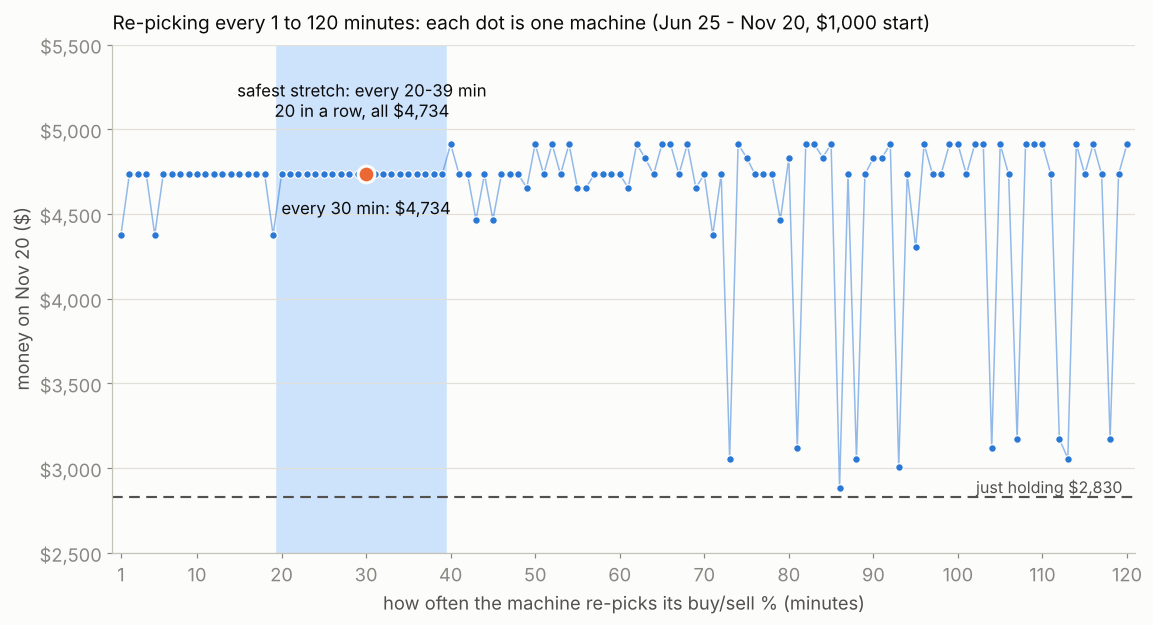

Generate this figure with Python:
#!/usr/bin/env python3
"""Graph the 1-120 minute re-pick results from data/machine_speed.csv (run machine_speed.py first)."""
import pandas as pd, numpy as np, matplotlib
matplotlib.use("Agg"); import matplotlib.pyplot as plt
d=pd.read_csv("data/machine_speed.csv").set_index("repick_every_minutes")["final_$"].loc[1:120]
surface, ink, ink2, muted, gridc, blue = "#fcfcfb","#0b0b0b","#52514e","#898781","#e1e0d9","#2a78d6"
plt.rcParams.update({"font.size":12,"text.color":ink,"axes.labelcolor":ink2,"xtick.color":muted,"ytick.color":muted,"axes.edgecolor":"#c3c2b7"})
fig,ax=plt.subplots(figsize=(12,6),facecolor=surface); ax.set_facecolor(surface)
ax.axvspan(19.5,39.5,color="#cde2fb",zorder=0)
ax.text(29.5,5050,"safest stretch: every 20-39 min\n20 in a row, all $4,734",ha="center",va="bottom",fontsize=11,color=ink)
ax.plot(d.index,d.values,color=blue,lw=1,alpha=0.5,zorder=2)
ax.plot(d.index,d.values,"o",ms=5,color=blue,mec=surface,mew=0.8,zorder=3)
ax.axhline(2830,color=ink2,lw=1.4,ls=(0,(5,3)))
ax.text(120,2830,"just holding $2,830 ",ha="right",va="bottom",fontsize=10.5,color=ink2)
ax.plot([30],[d[30]],"o",ms=11,color="#eb6834",mec=surface,mew=2,zorder=4)
ax.annotate("every 30 min: $4,734",(30,d[30]),xytext=(0,-26),textcoords="offset points",ha="center",fontsize=11,color=ink)
ax.set_xlim(0,121); ax.set_ylim(2500,5500)
ax.set_xticks([1,10,20,30,40,50,60,70,80,90,100,110,120])
ax.set_xlabel("how often the machine re-picks its buy/sell % (minutes)")
ax.set_ylabel("money on Nov 20 ($)")
ax.yaxis.set_major_formatter(matplotlib.ticker.FuncFormatter(lambda v,_:f"${v:,.0f}"))
ax.grid(axis="y",color=gridc,lw=0.8)
for s in ("top","right"): ax.spines[s].set_visible(False)
ax.set_title("Re-picking every 1 to 120 minutes: each dot is one machine (Jun 25 - Nov 20, $1,000 start)",loc="left",fontsize=12.5,pad=10)
fig.savefig("machine_1to120.png",dpi=110,facecolor=surface,bbox_inches="tight"); print("ok")
